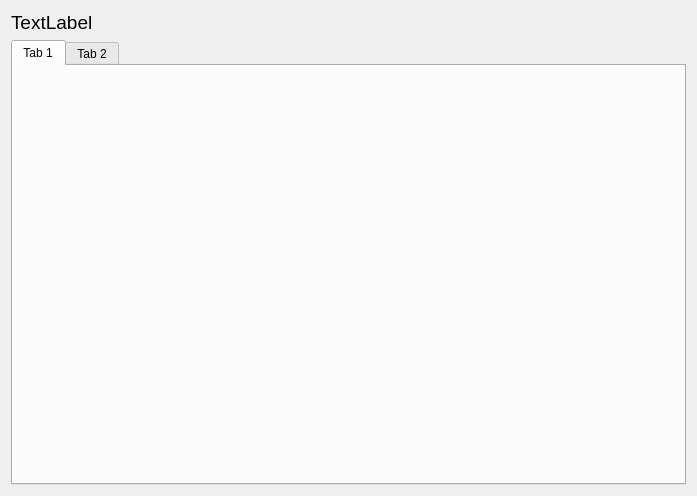
<?xml version="1.0" encoding="UTF-8"?>
<ui version="4.0">
 <class>FrameMulStdMulSamples</class>
 <widget class="QFrame" name="FrameMulStdMulSamples">
  <property name="geometry">
   <rect>
    <x>0</x>
    <y>0</y>
    <width>697</width>
    <height>496</height>
   </rect>
  </property>
  <property name="windowTitle">
   <string>Frame</string>
  </property>
  <layout class="QHBoxLayout" name="horizontalLayout">
   <item>
    <layout class="QVBoxLayout" name="layout_vertical">
     <item>
      <widget class="QLabel" name="title_label">
       <property name="font">
        <font>
         <pointsize>14</pointsize>
        </font>
       </property>
       <property name="text">
        <string>TextLabel</string>
       </property>
      </widget>
     </item>
     <item>
      <widget class="QTabWidget" name="tabs">
       <widget class="QWidget" name="tab">
        <attribute name="title">
         <string>Tab 1</string>
        </attribute>
       </widget>
       <widget class="QWidget" name="tab_2">
        <attribute name="title">
         <string>Tab 2</string>
        </attribute>
       </widget>
      </widget>
     </item>
    </layout>
   </item>
  </layout>
 </widget>
 <resources/>
 <connections/>
</ui>
